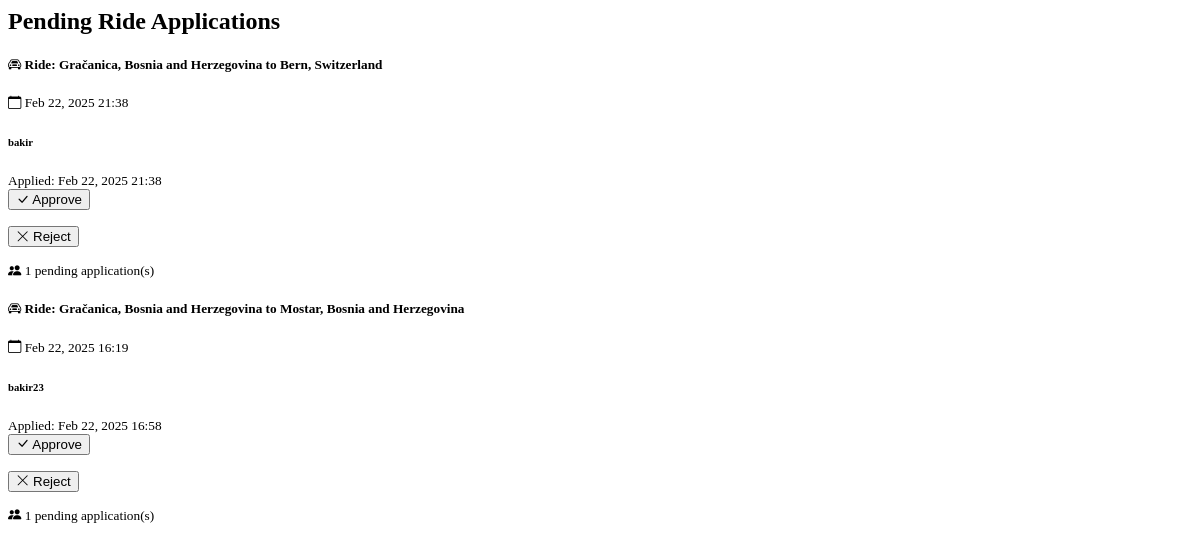
The page /profile/pending_rides/ (signed in) on the database as committed earlier.
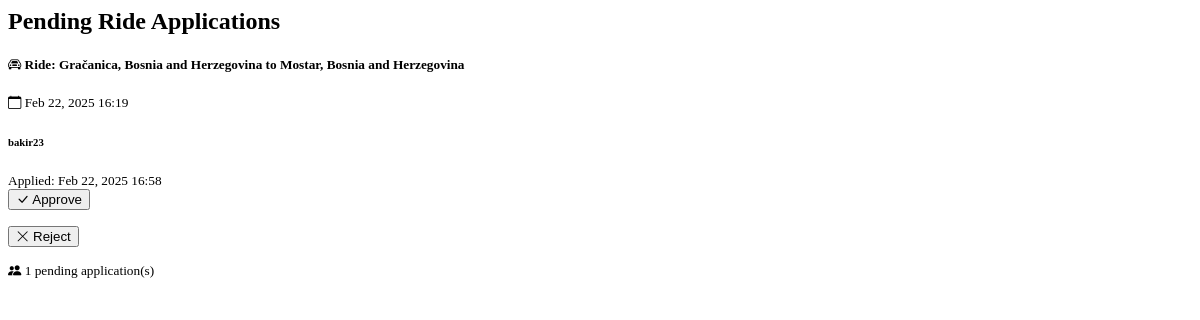
The same page on the database as committed later.
### base/models.py (models this page shows, shortened)
class Ride(models.Model):
    start = models.CharField(max_length=50)
    end = models.CharField (max_length=50)
    distance = models.DecimalField(max_digits=10, decimal_places=2, default=0.00)
    travelers = models.IntegerField(default=1)
    duration = models.DurationField(null=True, blank=True)
    created_on = models.DateTimeField(default=timezone.now)  # Changed from auto_now_add
    start_date = models.DateTimeField(default=timezone.now)
    STATUS_CHOICES = [
        ('PREPARING', 'Preparing'),
        ('FINISHED', 'Finished'),
        ('CANCELED', 'Canceled'),
    ]
    status = models.CharField(
        max_length=10,
        choices=STATUS_CHOICES,
        default='PREPARING'
    )
    origin_place_id = models.CharField(max_length=255, null=True)
    origin_latitude = models.FloatField(default=0)
    origin_longitude = models.FloatField(default=0)
    destination_place_id = models.CharField(max_length=255, null=True)
    destination_latitude = models.FloatField(default=0)
    destination_longitude = models.FloatField(default=0)
    distance_km = models.FloatField(default=0)
    duration_text = models.CharField(max_length=100, null=True)
    selected_route_index = models.IntegerField(default=0)
    selected_route_polyline = models.TextField(default='')

class RideApplication(models.Model):
    STATUS_CHOICES = [
        ('PENDING', 'Pending'),
        ('APPROVED', 'Approved'),
        ('REJECTED', 'Rejected'),
    ]
    user = models.ForeignKey(User, on_delete=models.CASCADE, related_name='ride_applications')
    ride = models.ForeignKey(Ride, on_delete=models.CASCADE, related_name='applications')
    status = models.CharField(max_length=10, choices=STATUS_CHOICES, default='PENDING')
    applied_at = models.DateTimeField(auto_now_add=True)
    updated_at = models.DateTimeField(auto_now=True)
    message = models.TextField(blank=True, null=True)  # Optional message from applicant
    class Meta:
        unique_together = ('user', 'ride')  # Prevent duplicate applications
        ordering = ['-applied_at']
        verbose_name = 'Ride Application'
        verbose_name_plural = 'Ride Applications'

class User(AbstractUser):
    level = models.ForeignKey(UserLevel, on_delete=models.SET_NULL, null=True)
    km_passed = models.IntegerField(default=0)
    number_of_rides = models.IntegerField(default=0)
    penguins_saved = models.IntegerField(default=0)
    co2_saved = models.FloatField(default=0)  # Stored in kilograms

### user_profile/views.py (the view)
# urls.py: path('pending_rides/', pendingRides, name='pending_rides'),
def pendingRides(request):
    user_rides = UserRideAssociation.objects.filter(
        user=request.user,
        is_driver=True
    ).values_list('ride', flat=True)
    pending_applications = RideApplication.objects.filter(
        ride__in=user_rides,
        status='PENDING'
    ).select_related('user', 'ride')
    return render(request, 'pending_rides.html', {'pending_applications': pending_applications})

### user_profile/templates/pending_rides.html (shortened to what this page needs)
{% load static %}
<div class="container mt-4">
    <h2>Pending Ride Applications</h2>
    {% if pending_applications %}
        {% regroup pending_applications by ride as ride_list %}
        {% for ride in ride_list %}
            <div class="card mb-4 shadow-sm">
                <div class="card-header bg-primary text-white">
                    <h5 class="mb-0">
                        <i class="bi bi-car-front"></i>
                        Ride: {{ ride.grouper.start }} to {{ ride.grouper.end }}
                    </h5>
                    <small>
                        <i class="bi bi-calendar"></i>
                        {{ ride.grouper.start_date|date:"M d, Y H:i" }}
                    </small>
                </div>
                <div class="card-body">
                    <div class="list-group">
                    {% for application in ride.list %}
                        <div class="list-group-item">
                            <div class="d-flex justify-content-between align-items-center">
                                <div>
                                    <div class="d-flex align-items-center">
                                        <div>
                                            <h6 class="mb-0">{{ application.user.username }}</h6>
                                            <small class="text-muted">Applied: {{ application.applied_at|date:"M d, Y H:i" }}</small>
                                        </div>
                                    </div>
                                </div>
                                <div class="btn-group">
                                    <form method="POST" action="{% url 'user_profile:approve_application' application.id %}" class="d-inline">
                                        <button type="submit" class="btn btn-success btn-sm">
                                            <i class="bi bi-check-lg"></i> Approve
                                        </button>
                                    </form>
                                    <form method="POST" action="{% url 'user_profile:reject_application' application.id %}" class="d-inline">
                                        <button type="submit" class="btn btn-danger btn-sm">
                                            <i class="bi bi-x-lg"></i> Reject
                                        </button>
                                    </form>
                                </div>
                            </div>
                        </div>
                    {% endfor %}
                    </div>
                </div>
                <div class="card-footer">
                    <small class="text-muted">
                        <i class="bi bi-people-fill"></i>
                        {{ ride.list|length }} pending application(s)
                    </small>
                </div>
            </div>
        {% endfor %}
    {% else %}
        <div class="alert alert-info">
            <i class="bi bi-info-circle"></i>
            <p class="mb-0">No pending applications found.</p>
        </div>
    {% endif %}
</div>
<link rel="stylesheet" href="https://cdn.jsdelivr.net/npm/bootstrap-icons@1.11.1/font/bootstrap-icons.css">

Rows that differ between the two databases and show on the page:
no longer on this page (row unchanged): Ride: grouper.start "Gračanica, Bosnia and Herzegovina", grouper.end "Bern, Switzerland", grouper.start_date "Feb 22, 2025 21:38", list|length "1"
no longer on this page (row edited): RideApplication: user.username "bakir", applied_at "Feb 22, 2025 21:38", shown under "Gračanica, Bosnia and Herzegovina"
